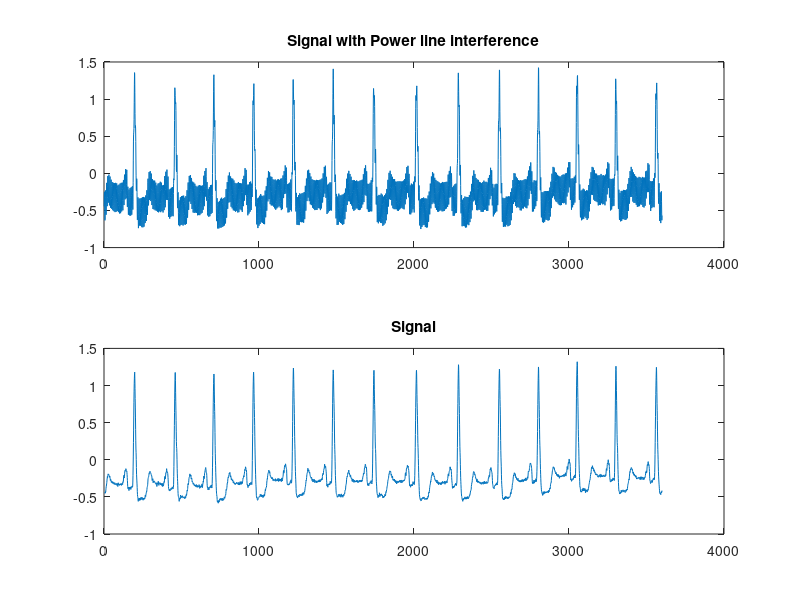

The MATLAB source for this figure: (Note: this script raises an error after producing the figure.)
%% Denoising ECG signal DWT, and PSO. 

%% Initialising
clc;clear all;close all;
fprintf('---- Loading the signal, and computing signal with power line interference ------\n\n');
rng(42);
% [signal,Fs]=audioread('Greeting.wav');
Fs=360;
load('105m.mat');
signal = val(1,:);
signal=(signal-0)/200;
%z = awgn(signal',5,'measured');              
x=0.1*(max(signal)-min(signal));
t=(0:length(signal)-1)/Fs;
z=signal+0.2*sin(2*pi*50*t);
figure
subplot(2,1,1);
plot(z);
title('Signal with Power line interference');
subplot(2,1,2);
plot(signal);
title('Signal');

%% PSO
BestSol = PSO(signal, z, 100, 100, 1);
%% Calculating final signal
fprintf('Level %d Threshold %d\n',BestSol.Position(1), BestSol.Position(2));
[Lo_D,Hi_D,Lo_R,Hi_R] = wfilters('db13');
[c,ll]=wavedec(z,BestSol.Position(1),Lo_D,Hi_D);
A=wrcoef('a',c,ll,Lo_R,Hi_R,BestSol.Position(1));
mod_sig=A;
for i=1:BestSol.Position(1)
    D = wrcoef('d',c,ll,Lo_R,Hi_R,i);
    tD = wthresh(D,'s',BestSol.Position(2));
    mod_sig=mod_sig+tD;
end
cost = 20*log10(norm(signal(:)) / norm (signal(:)-mod_sig(:)));
fprintf('--- SNR %d ---\n',cost);
%% Calculating signal using inbuilt method
[Lo_D,Hi_D,Lo_R,Hi_R] = wfilters('db13');
[c,ll]=wavedec(z,3,Lo_D,Hi_D);
A=wrcoef('a',c,ll,Lo_R,Hi_R,3);
mod_sig2=A;
for i=1:3
    D = wrcoef('d',c,ll,Lo_R,Hi_R,i);
    thr = thselect(D,'minimaxi');
    tD = wthresh(D,'s',thr);
    mod_sig2=mod_sig2+tD;
end
cost2 = 20*log10(norm(signal(:)) / norm (signal(:)-mod_sig2(:)));
fprintf('\n--- SNR (if only DWT) %d ---\n',cost2);
%% Plotting
figure
subplot(2,1,1);
plot(mod_sig2);
title('Using ThSelect and Level3');
subplot(2,1,2);
plot(mod_sig);
title('Using PSO');
% figure
% subplot(1,4,1); specgram(signal,512,Fs); title('True Speech Signal');
% subplot(1,4,2); specgram(z,512,Fs); title('Noisy Speech Signal');
% subplot(1,4,3); specgram(mod_sig,512,Fs); title('De-noised Speech Signal');
% subplot(1,4,4); specgram(mod_sig2,512,Fs); title('De-noised Speech Signal Using Inbuilt');